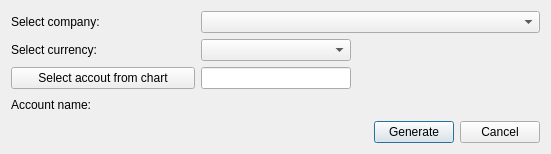
<?xml version="1.0" encoding="UTF-8"?>
<ui version="4.0">
 <class>GenerateOneAccount</class>
 <widget class="QDialog" name="GenerateOneAccount">
  <property name="geometry">
   <rect>
    <x>0</x>
    <y>0</y>
    <width>551</width>
    <height>154</height>
   </rect>
  </property>
  <property name="sizePolicy">
   <sizepolicy hsizetype="Fixed" vsizetype="Fixed">
    <horstretch>0</horstretch>
    <verstretch>0</verstretch>
   </sizepolicy>
  </property>
  <property name="windowTitle">
   <string>Create account for  selected company, currency and type</string>
  </property>
  <property name="locale">
   <locale language="English" country="UnitedStates"/>
  </property>
  <property name="modal">
   <bool>false</bool>
  </property>
  <layout class="QGridLayout" name="gridLayout">
   <property name="leftMargin">
    <number>11</number>
   </property>
   <property name="topMargin">
    <number>11</number>
   </property>
   <property name="rightMargin">
    <number>11</number>
   </property>
   <property name="bottomMargin">
    <number>11</number>
   </property>
   <item row="4" column="0" colspan="3">
    <layout class="QHBoxLayout" name="horizontalLayout">
     <item>
      <spacer name="horizontalSpacer">
       <property name="orientation">
        <enum>Qt::Horizontal</enum>
       </property>
       <property name="sizeHint" stdset="0">
        <size>
         <width>40</width>
         <height>20</height>
        </size>
       </property>
      </spacer>
     </item>
     <item>
      <widget class="QPushButton" name="generateBtn">
       <property name="text">
        <string>Generate</string>
       </property>
      </widget>
     </item>
     <item>
      <widget class="QPushButton" name="cancelBtn">
       <property name="text">
        <string>Cancel</string>
       </property>
      </widget>
     </item>
    </layout>
   </item>
   <item row="0" column="0">
    <widget class="QLabel" name="companyLb">
     <property name="text">
      <string>Select company:</string>
     </property>
    </widget>
   </item>
   <item row="1" column="1">
    <widget class="QComboBox" name="currencyCmb">
     <property name="maximumSize">
      <size>
       <width>150</width>
       <height>16777215</height>
      </size>
     </property>
    </widget>
   </item>
   <item row="0" column="1" colspan="2">
    <widget class="QComboBox" name="companyCmb"/>
   </item>
   <item row="1" column="0">
    <widget class="QLabel" name="currencyLb">
     <property name="minimumSize">
      <size>
       <width>150</width>
       <height>0</height>
      </size>
     </property>
     <property name="text">
      <string>Select currency:</string>
     </property>
    </widget>
   </item>
   <item row="2" column="1">
    <widget class="QLineEdit" name="chartOfAccEdit">
     <property name="maximumSize">
      <size>
       <width>150</width>
       <height>16777215</height>
      </size>
     </property>
     <property name="readOnly">
      <bool>true</bool>
     </property>
    </widget>
   </item>
   <item row="2" column="0">
    <widget class="QPushButton" name="chartOfAccBtn">
     <property name="text">
      <string>Select accout from chart</string>
     </property>
    </widget>
   </item>
   <item row="3" column="0">
    <widget class="QLabel" name="accNameLb">
     <property name="text">
      <string>Account name:</string>
     </property>
    </widget>
   </item>
   <item row="3" column="1" colspan="2">
    <widget class="QLabel" name="accNamePh">
     <property name="font">
      <font>
       <family>Times New Roman</family>
       <pointsize>12</pointsize>
       <weight>75</weight>
       <italic>true</italic>
       <bold>true</bold>
      </font>
     </property>
     <property name="text">
      <string/>
     </property>
    </widget>
   </item>
  </layout>
 </widget>
 <tabstops>
  <tabstop>generateBtn</tabstop>
  <tabstop>cancelBtn</tabstop>
 </tabstops>
 <resources/>
 <connections/>
</ui>
